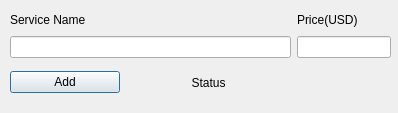
<?xml version="1.0" encoding="UTF-8"?>
<ui version="4.0">
 <class>AddService</class>
 <widget class="QDialog" name="AddService">
  <property name="geometry">
   <rect>
    <x>0</x>
    <y>0</y>
    <width>398</width>
    <height>113</height>
   </rect>
  </property>
  <property name="windowTitle">
   <string>Agregar Servicio</string>
  </property>
  <widget class="QWidget" name="gridLayoutWidget_2">
   <property name="geometry">
    <rect>
     <x>10</x>
     <y>10</y>
     <width>381</width>
     <height>91</height>
    </rect>
   </property>
   <layout class="QGridLayout" name="gridLayout_2" columnstretch="3,1" rowminimumheight="2,1,1">
    <item row="0" column="0">
     <widget class="QLabel" name="label_6">
      <property name="enabled">
       <bool>true</bool>
      </property>
      <property name="sizePolicy">
       <sizepolicy hsizetype="Preferred" vsizetype="Maximum">
        <horstretch>0</horstretch>
        <verstretch>0</verstretch>
       </sizepolicy>
      </property>
      <property name="maximumSize">
       <size>
        <width>16777215</width>
        <height>20</height>
       </size>
      </property>
      <property name="text">
       <string>Service Name</string>
      </property>
     </widget>
    </item>
    <item row="2" column="0">
     <layout class="QHBoxLayout" name="horizontalLayout_2">
      <item>
       <layout class="QHBoxLayout" name="horizontalLayout" stretch="2,3">
        <item>
         <widget class="QPushButton" name="pushButton_2">
          <property name="enabled">
           <bool>true</bool>
          </property>
          <property name="text">
           <string>Add</string>
          </property>
         </widget>
        </item>
        <item>
         <widget class="QLabel" name="label">
          <property name="text">
           <string>Status</string>
          </property>
          <property name="alignment">
           <set>Qt::AlignCenter</set>
          </property>
         </widget>
        </item>
       </layout>
      </item>
     </layout>
    </item>
    <item row="0" column="1">
     <widget class="QLabel" name="label_5">
      <property name="enabled">
       <bool>true</bool>
      </property>
      <property name="sizePolicy">
       <sizepolicy hsizetype="Preferred" vsizetype="Maximum">
        <horstretch>0</horstretch>
        <verstretch>0</verstretch>
       </sizepolicy>
      </property>
      <property name="maximumSize">
       <size>
        <width>16777215</width>
        <height>20</height>
       </size>
      </property>
      <property name="text">
       <string>Price(USD)</string>
      </property>
     </widget>
    </item>
    <item row="1" column="0">
     <widget class="QLineEdit" name="lineEdit"/>
    </item>
    <item row="1" column="1">
     <widget class="QLineEdit" name="lineEdit_2"/>
    </item>
   </layout>
  </widget>
 </widget>
 <resources/>
 <connections>
  <connection>
   <sender>lineEdit</sender>
   <signal>returnPressed()</signal>
   <receiver>pushButton_2</receiver>
   <slot>click()</slot>
   <hints>
    <hint type="sourcelabel">
     <x>131</x>
     <y>45</y>
    </hint>
    <hint type="destinationlabel">
     <x>103</x>
     <y>79</y>
    </hint>
   </hints>
  </connection>
  <connection>
   <sender>lineEdit_2</sender>
   <signal>returnPressed()</signal>
   <receiver>pushButton_2</receiver>
   <slot>click()</slot>
   <hints>
    <hint type="sourcelabel">
     <x>320</x>
     <y>49</y>
    </hint>
    <hint type="destinationlabel">
     <x>109</x>
     <y>86</y>
    </hint>
   </hints>
  </connection>
 </connections>
</ui>
